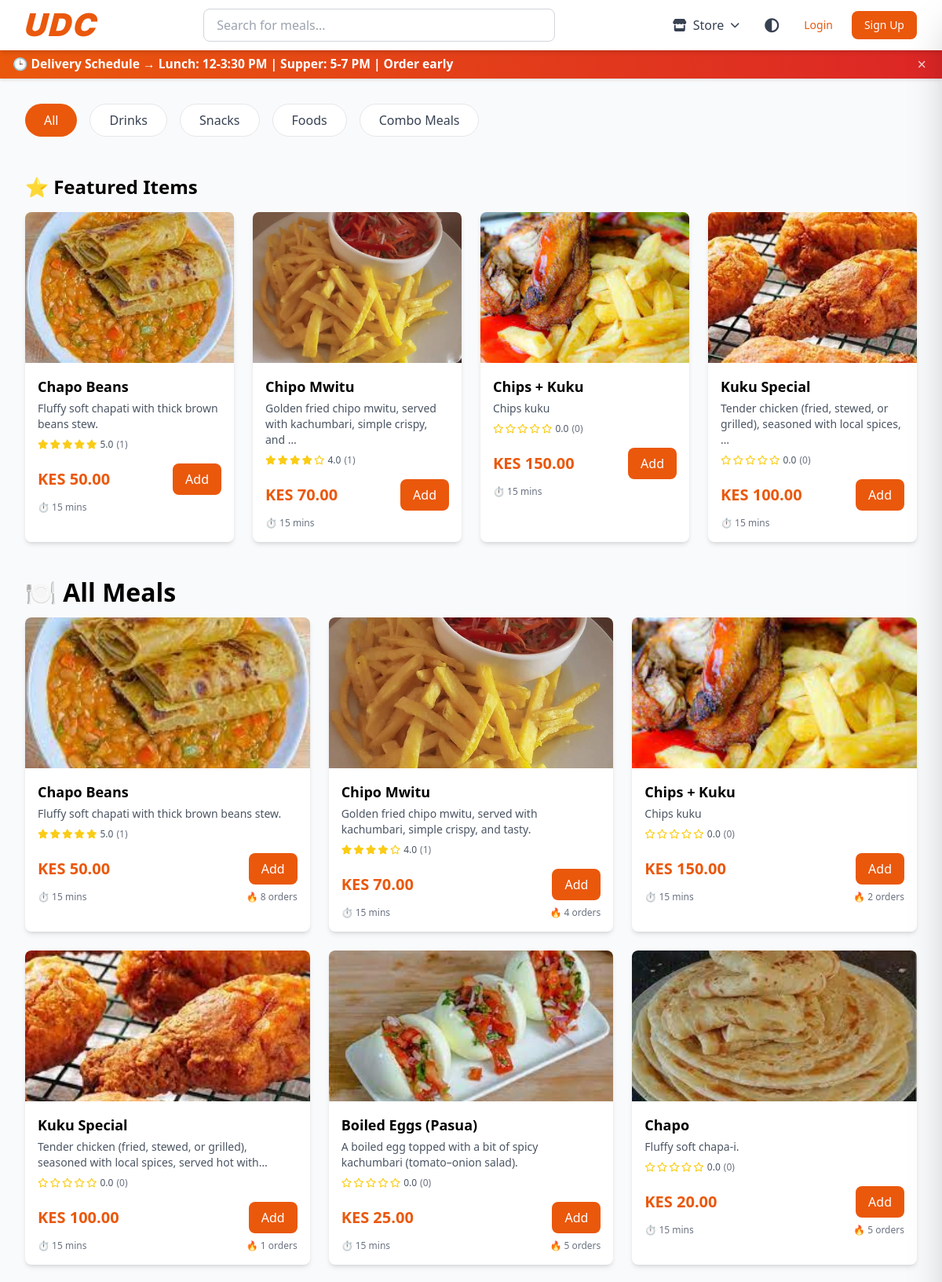
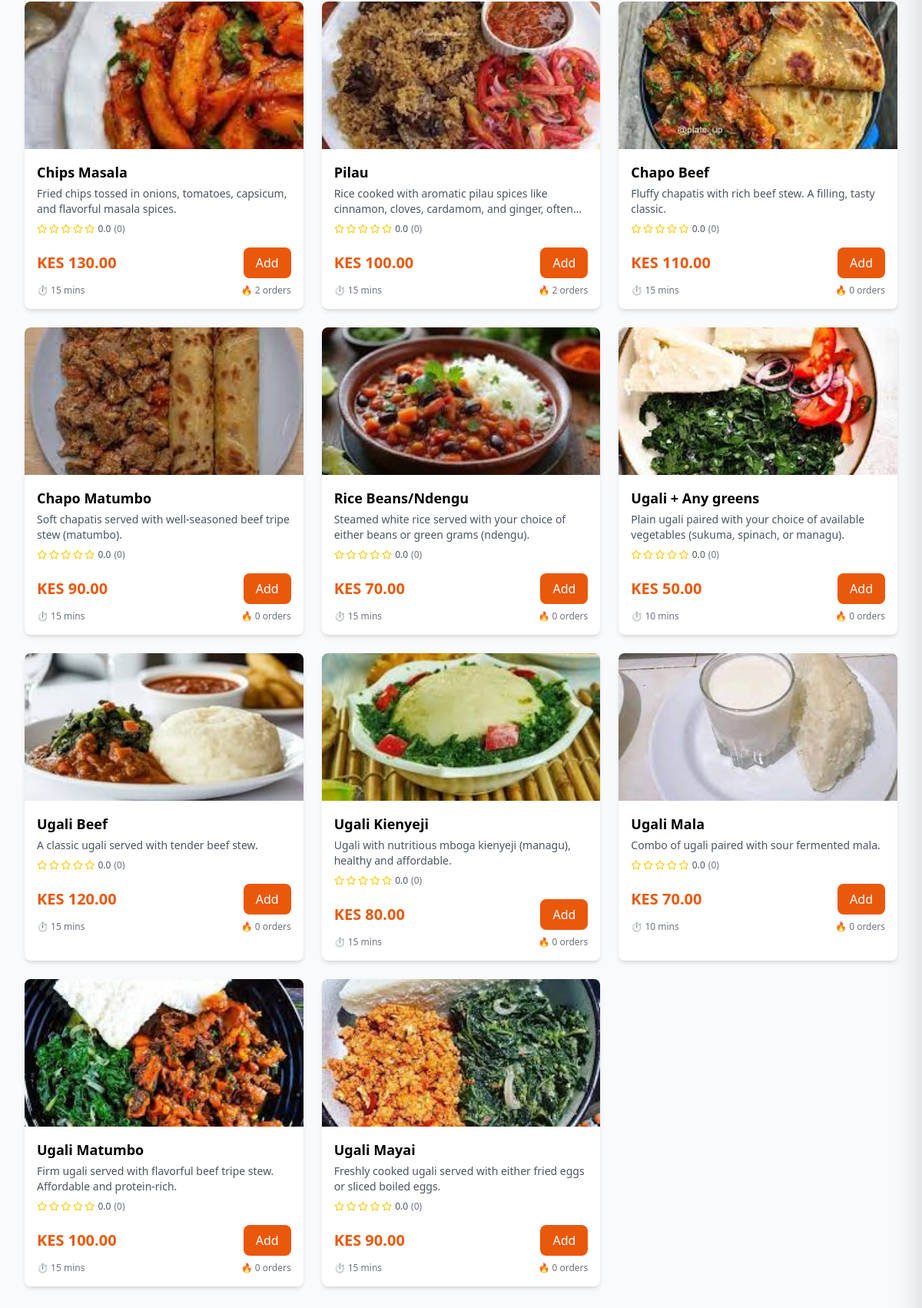
The page / on the database its author committed (2 pictures, top to bottom).
### urbanfoods/models.py (models this page shows, shortened)
class FoodCategory(models.Model):
    STORE_CHOICES = [
        ('food', 'Food Store'),
        ('liquor', 'Liquor Store'),
        ('grocery', 'Grocery Shop'),
    ]
    name = models.CharField(max_length=50, unique=True)
    description = models.TextField(blank=True)
    icon = models.CharField(max_length=50, blank=True)  # emoji or icon class
    order = models.IntegerField(default=0)  # for sorting
    store_type = models.CharField(max_length=10, choices=STORE_CHOICES, default='food')
    class Meta:
        verbose_name_plural = "Food Categories"
        ordering = ['order', 'name']

class FoodItem(models.Model):
    STORE_CHOICES = [
        ('food', 'Food Store'),
        ('liquor', 'Liquor Store'),
        ('grocery', 'Grocery Shop'),
    ]
    name = models.CharField(max_length=100)
    description = models.TextField()
    category = models.ForeignKey(FoodCategory, on_delete=models.CASCADE, related_name='items')
    price = models.DecimalField(max_digits=10, decimal_places=2, validators=[MinValueValidator(0)])
    image = models.ImageField(upload_to='food_images/')
    prep_time = models.IntegerField(help_text="Preparation time in minutes", default=15)
    is_available = models.BooleanField(default=True)
    is_featured = models.BooleanField(default=False)
    is_meal_of_day = models.BooleanField(default=False)
    times_ordered = models.IntegerField(default=0)  # for popularity tracking
    store_type = models.CharField(max_length=10, choices=STORE_CHOICES, default='food')
    bottle_size = models.CharField(max_length=20, blank=True, help_text="For liquor items (e.g., 250ml, 500ml, 750ml)")
    created_at = models.DateTimeField(auto_now_add=True)
    updated_at = models.DateTimeField(auto_now=True)
    @property
    def is_liquor(self):
        return self.store_type == 'liquor'
    @property
    def average_rating(self):
        reviews = self.reviews.all()
        if reviews.exists():
            return round(sum(review.rating for review in reviews) / reviews.count(), 1)
        return 0
    @property
    def review_count(self):
        return self.reviews.count()
    class Meta:
        ordering = ['-is_featured', '-times_ordered', 'name']

class FoodReview(models.Model):
    user = models.ForeignKey(User, on_delete=models.CASCADE)
    food_item = models.ForeignKey(FoodItem, on_delete=models.CASCADE, related_name='reviews')
    order = models.ForeignKey(Order, on_delete=models.CASCADE)
    rating = models.IntegerField(validators=[MinValueValidator(1), MaxValueValidator(5)])
    comment = models.TextField(blank=True)
    created_at = models.DateTimeField(auto_now_add=True)
    class Meta:
        unique_together = ['user', 'food_item', 'order']
        ordering = ['-created_at']

### urbanfoods/views.py (the view)
# urls.py: path('', views.homepage, name='homepage'),
def homepage(request):
    store_type = request.session.get('store_type', 'food')
    categories = FoodCategory.objects.filter(store_type=store_type)
    category_id = request.GET.get('category')
    search_query = request.GET.get('q')
    food_items = FoodItem.objects.filter(is_available=True, store_type=store_type)
    if category_id:
        food_items = food_items.filter(category_id=category_id)
    if search_query:
        food_items = food_items.filter(
            Q(name__icontains=search_query) |
            Q(description__icontains=search_query)
        )
    meal_of_day = FoodItem.objects.filter(is_meal_of_day=True, is_available=True, store_type=store_type).first()
    featured_items_queryset = FoodItem.objects.filter(is_featured=True, is_available=True, store_type=store_type)[:4]
    featured_items = list(featured_items_queryset) if featured_items_queryset else []
    popular_items = FoodItem.objects.filter(is_available=True, store_type=store_type).order_by('-times_ordered')[:6]
    cart_count = 0
    if request.user.is_authenticated:
        cart, _ = Cart.objects.get_or_create(user=request.user)
        cart_count = cart.item_count
    context = {
        'categories': categories,
        'food_items': food_items,
        'meal_of_day': meal_of_day,
        'featured_items': featured_items,
        'popular_items': popular_items,
        'cart_count': cart_count,
        'selected_category': category_id,
        'search_query': search_query,
        'store_type': store_type,
    }
    return render(request, 'homepage.html', context)

### urbanfoods/templates/homepage.html (shortened to what this page needs)
{% load static %}
{% load rating_tags %}
<!DOCTYPE html>
<html lang="en">
<head>
    <script src="https://cdn.tailwindcss.com"></script>
    <link rel="stylesheet" href="https://cdnjs.cloudflare.com/ajax/libs/font-awesome/6.4.0/css/all.min.css">
    <link rel="stylesheet" href="{% static 'styles.css' %}">
</head>
<body class="bg-gray-50">
    <nav class="bg-white shadow-md sticky top-0 z-40">
        <div class="max-w-7xl mx-auto px-4 sm:px-6 lg:px-8">
            <div class="flex justify-between items-center h-16">
                <div class="flex flex-col items-start">
                    <a href="/" style="text-decoration: none;">
                        <h1 class="brand-logo">UDC</h1>
                    </a>
                </div>
                <div class="hidden md:flex flex-1 max-w-md mx-8">
                    <input
                        type="text"
                        id="searchInput"
                        placeholder="{% if store_type == 'liquor' %}Search for drinks...{% elif store_type == 'grocery' %}Search for groceries...{% else %}Search for meals...{% endif %}"
                        class="w-full px-4 py-2 border border-gray-300 rounded-lg focus:outline-none focus:ring-2 focus:ring-orange-500"
                    >
                </div>
                <div class="flex items-center gap-2">
                    <div class="relative">
                        <button onclick="toggleStoreDropdown()" class="flex items-center gap-2 px-4 py-2 text-gray-700 hover:text-orange-600 rounded-lg hover:bg-gray-100">
                            <i class="fas fa-store"></i>
                            <span class="hidden sm:inline">Store</span>
                            <i id="storeDropdownIcon" class="fas fa-chevron-down text-xs"></i>
                        </button>
                    </div>
                    <div class="relative">
                        <button onclick="toggleThemeMenu()" class="text-gray-700 hover:text-orange-600 p-2 rounded-lg hover:bg-gray-100">
                            <i id="themeIcon" class="fas fa-sun text-lg"></i>
                        </button>
                    </div>
                    {% if user.is_authenticated %}
                        <a href="/orders/" class="hidden sm:block text-gray-700 hover:text-orange-600 text-sm">My Orders</a>
                        <button onclick="toggleCart()" class="relative">
                            <svg class="w-6 h-6 sm:w-8 sm:h-8 text-gray-700 hover:text-orange-600" fill="none" stroke="currentColor" viewBox="0 0 24 24">
                                <path stroke-linecap="round" stroke-linejoin="round" stroke-width="2" d="M3 3h2l.4 2M7 13h10l4-8H5.4M7 13L5.4 5M7 13l-2.293 2.293c-.63.63-.184 1.707.707 1.707H17m0 0a2 2 0 100 4 2 2 0 000-4zm-8 2a2 2 0 11-4 0 2 2 0 014 0z"></path>
                            </svg>
                            <span id="cartBadge" class="absolute -top-2 -right-2 bg-orange-600 text-white text-xs rounded-full w-5 h-5 flex items-center justify-center">0</span>
                        </button>
                        <a href="/profile/" class="text-gray-700 hover:text-orange-600">
                            <svg class="w-6 h-6 sm:w-8 sm:h-8" fill="none" stroke="currentColor" viewBox="0 0 24 24">
                                <path stroke-linecap="round" stroke-linejoin="round" stroke-width="2" d="M16 7a4 4 0 11-8 0 4 4 0 018 0zM12 14a7 7 0 00-7 7h14a7 7 0 00-7-7z"></path>
                            </svg>
                        </a>
                    {% else %}
                        <a href="/login/" class="px-2 py-1 sm:px-4 sm:py-2 text-orange-600 hover:text-orange-700 text-sm whitespace-nowrap">Login</a>
                        <a href="/signup/" class="px-2 py-1 sm:px-4 sm:py-2 bg-orange-600 text-white rounded-lg hover:bg-orange-700 text-sm whitespace-nowrap">Sign Up</a>
                    {% endif %}
                </div>
            </div>
        </div>
    </nav>
    {% if store_type == 'food' %}
    <div id="delivery-banner" class="delivery-banner">
        <div class="banner-content">
            <span class="banner-text">🕒 Delivery Schedule → Lunch: 12-3:30 PM | Supper: 5-7 PM | Order early</span>
            <button class="banner-close" onclick="dismissBanner()">&times;</button>
        </div>
    </div>
    {% endif %}
    <div class="max-w-7xl mx-auto px-4 sm:px-6 lg:px-8 py-8">
        <div class="mb-8">
            <div class="flex gap-4 overflow-x-auto pb-4">
                <button data-category="all" class="category-btn px-6 py-2 bg-orange-600 text-white rounded-full whitespace-nowrap hover:bg-orange-700">
                    All
                </button>
                {% for category in categories %}
                <button data-category="{{ category.id }}" class="category-btn px-6 py-2 bg-white text-gray-700 rounded-full whitespace-nowrap hover:bg-orange-50 border border-gray-200">
                    {{ category.icon }} {{ category.name }}
                </button>
                {% endfor %}
            </div>
        </div>
        {% if featured_items %}
        <div class="mb-12">
            <h2 class="text-2xl font-bold mb-4">⭐ {% if store_type == 'liquor' %}Featured Drinks{% elif store_type == 'grocery' %}Featured Groceries{% else %}Featured Items{% endif %}</h2>
            <div class="grid grid-cols-2 md:grid-cols-2 lg:grid-cols-4 gap-4 md:gap-6">
                {% for item in featured_items %}
                <div class="bg-white rounded-lg shadow-md overflow-hidden hover:shadow-lg transition">
                    <img src="{{ item.image.url }}" alt="{{ item.name }}" class="w-full h-48 object-cover">
                    <div class="p-4">
                        <div class="flex items-start justify-between mb-1">
                            <h3 class="font-bold text-lg">{{ item.name }}</h3>
                        </div>
                        <p class="text-gray-600 text-sm mt-1">{{ item.description|truncatewords:10 }}</p>
                        <div class="rating-section flex items-center gap-1 mt-2 flex-wrap">
                            <div class="stars-container flex items-center gap-0.5">
                                {% for star_type in item.average_rating|star_rating %}
                                    {% if star_type == 'full' %}
                                        <i class="fas fa-star text-yellow-400 text-xs"></i>
                                    {% elif star_type == 'half' %}
                                        <i class="fas fa-star-half-alt text-yellow-400 text-xs"></i>
                                    {% else %}
                                        <i class="far fa-star text-yellow-400 text-xs"></i>
                                    {% endif %}
                                {% endfor %}
                            </div>
                            <span class="rating-value text-xs text-gray-600 font-medium">{{ item.average_rating|floatformat:1 }}</span>
                            <span class="review-count text-xs text-gray-500">({{ item.review_count }})</span>
                        </div>
                        <div class="flex items-center justify-between mt-4">
                            <span class="text-orange-600 font-bold text-xl">KES {{ item.price }}</span>
                            <button onclick="addToCart({{ item.id }}, 1)" class="bg-orange-600 text-white px-4 py-2 rounded-lg hover:bg-orange-700">
                                Add
                            </button>
                        </div>
                        <p class="text-gray-500 text-xs mt-2">⏱️ {{ item.prep_time }} mins</p>
                    </div>
                </div>
                {% endfor %}
            </div>
        </div>
        {% endif %}
        <div class="mb-8">
            <h2 class="text-2xl font-bold mb-4" style="font-weight: 800; font-size: 2rem;">{% if store_type == 'liquor' %} All Drinks{% elif store_type == 'grocery' %} All Groceries{% else %}🍽️ All Meals{% endif %}</h2>
            {% if food_items %}
            <div id="foodGrid" class="grid grid-cols-2 md:grid-cols-2 lg:grid-cols-3 xl:grid-cols-4 gap-4 md:gap-6">
                {% for item in food_items %}
                <div class="food-item bg-white rounded-lg shadow-md overflow-hidden hover:shadow-lg transition" data-category="{{ item.category.id }}">
                    <div class="relative">
                        <img src="{{ item.image.url }}" alt="{{ item.name }}" class="w-full h-48 object-cover">
                    </div>
                    <div class="p-4">
                        <div class="flex items-start justify-between mb-1">
                            <h3 class="font-bold text-lg">{{ item.name }}</h3>
                        </div>
                        <p class="text-gray-600 text-sm mt-1 line-clamp-2">{{ item.description }}</p>
                        <div class="rating-section flex items-center gap-1 mt-2 flex-wrap">
                            <div class="stars-container flex items-center gap-0.5">
                                {% for star_type in item.average_rating|star_rating %}
                                    {% if star_type == 'full' %}
                                        <i class="fas fa-star text-yellow-400 text-xs"></i>
                                    {% elif star_type == 'half' %}
                                        <i class="fas fa-star-half-alt text-yellow-400 text-xs"></i>
                                    {% else %}
                                        <i class="far fa-star text-yellow-400 text-xs"></i>
                                    {% endif %}
                                {% endfor %}
                            </div>
                            <span class="rating-value text-xs text-gray-600 font-medium">{{ item.average_rating|floatformat:1 }}</span>
                            <span class="review-count text-xs text-gray-500">({{ item.review_count }})</span>
                        </div>
                        <div class="flex items-center justify-between mt-4">
                            <span class="text-orange-600 font-bold text-xl">KES {{ item.price }}</span>
                            {% if item.is_available %}
                            <button onclick="addToCart({{ item.id }}, 1)" class="bg-orange-600 text-white px-4 py-2 rounded-lg hover:bg-orange-700">
                                Add
                            </button>
                            {% endif %}
                        </div>
                        <div class="flex items-center justify-between mt-2">
                            <span class="text-gray-500 text-xs">⏱️ {{ item.prep_time }} mins</span>
                            <span class="text-gray-500 text-xs">🔥 {{ item.times_ordered }} orders</span>
                        </div>
                    </div>
                </div>
                {% endfor %}
            </div>
            {% endif %}
        </div>
    </div>
</body>
</html>

### rows shown on the page
FoodCategory: name "Drinks"
FoodCategory: name "Snacks"
FoodCategory: name "Foods"
FoodCategory: name "Combo Meals"
FoodItem: image (picture), name "Chapo Beans", description "Fluffy soft chapati with thick brown beans stew.", average_rating "5.0", review_count "1", price "50.00", prep_time "15", times_ordered "8"
FoodItem: image (picture), name "Chipo Mwitu", description "Golden fried chipo mwitu, served with kachumbari, simple crispy, and …", average_rating "4.0", review_count "1", price "70.00", prep_time "15", description "Golden fried chipo mwitu, served with kachumbari, simple crispy, and tasty.", times_ordered "4"
FoodItem: image (picture), name "Chips + Kuku", description "Chips kuku", average_rating "0.0", review_count "0", price "150.00", prep_time "15", times_ordered "2"
FoodItem: image (picture), name "Kuku Special", description "Tender chicken (fried, stewed, or grilled), seasoned with local spices, …", average_rating "0.0", review_count "0", price "100.00", prep_time "15", description "Tender chicken (fried, stewed, or grilled), seasoned with local spices, served hot…", times_ordered "1"
FoodItem: image (picture), name "Boiled Eggs (Pasua)", description "A boiled egg topped with a bit of spicy kachumbari (tomato–onion salad).", average_rating "0.0", review_count "0", price "25.00", prep_time "15", times_ordered "5"
FoodItem: image (picture), name "Chapo", description "Fluffy soft chapa-i.", average_rating "0.0", review_count "0", price "20.00", prep_time "15", times_ordered "5"
FoodItem: image (picture), name "Chips Masala", description "Fried chips tossed in onions, tomatoes, capsicum, and flavorful masala spices.", average_rating "0.0", review_count "0", price "130.00", prep_time "15", times_ordered "2"
FoodItem: image (picture), name "Pilau", description "Rice cooked with aromatic pilau spices like cinnamon, cloves, cardamom, and ginger,…", average_rating "0.0", review_count "0", price "100.00", prep_time "15", times_ordered "2"
FoodItem: image (picture), name "Chapo Beef", description "Fluffy chapatis with rich beef stew. A filling, tasty classic.", average_rating "0.0", review_count "0", price "110.00", prep_time "15", times_ordered "0"
FoodItem: image (picture), name "Chapo Matumbo", description "Soft chapatis served with well-seasoned beef tripe stew (matumbo).", average_rating "0.0", review_count "0", price "90.00", prep_time "15", times_ordered "0"
FoodItem: image (picture), name "Rice Beans/Ndengu", description "Steamed white rice served with your choice of either beans or green grams (ndengu).", average_rating "0.0", review_count "0", price "70.00", prep_time "15", times_ordered "0"
FoodItem: image (picture), name "Ugali + Any greens", description "Plain ugali paired with your choice of available vegetables (sukuma, spinach, or managu).", average_rating "0.0", review_count "0", price "50.00", prep_time "10", times_ordered "0"
FoodItem: image (picture), name "Ugali Beef", description "A classic ugali served with tender beef stew.", average_rating "0.0", review_count "0", price "120.00", prep_time "15", times_ordered "0"
FoodItem: image (picture), name "Ugali Kienyeji", description "Ugali with nutritious mboga kienyeji (managu), healthy and affordable.", average_rating "0.0", review_count "0", price "80.00", prep_time "15", times_ordered "0"
FoodItem: image (picture), name "Ugali Mala", description "Combo of ugali paired with sour fermented mala.", average_rating "0.0", review_count "0", price "70.00", prep_time "10", times_ordered "0"
FoodItem: image (picture), name "Ugali Matumbo", description "Firm ugali served with flavorful beef tripe stew. Affordable and protein-rich.", average_rating "0.0", review_count "0", price "100.00", prep_time "15", times_ordered "0"
FoodItem: image (picture), name "Ugali Mayai", description "Freshly cooked ugali served with either fried eggs or sliced boiled eggs.", average_rating "0.0", review_count "0", price "90.00", prep_time "15", times_ordered "0"
